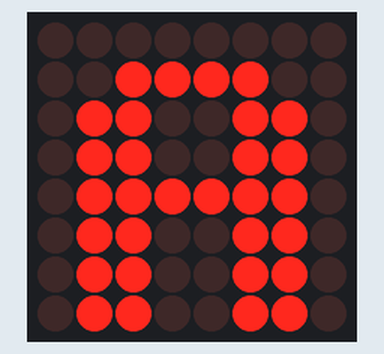
This sketch was run on a simulated Arduino Uno, built with avr-gcc and run on an emulated ATmega328P. Shown: 8×8 LED matrix.

Above: at 0.16 s.
At 1.4 s:
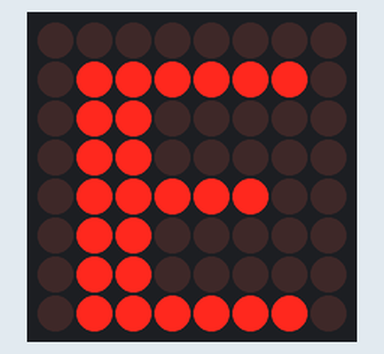
At 2.95 s:
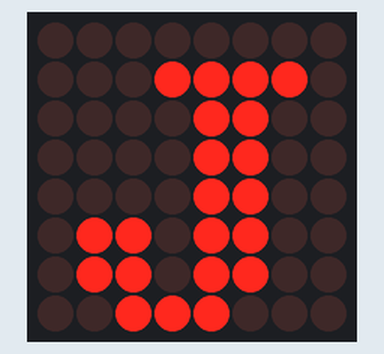
At 6.05 s:
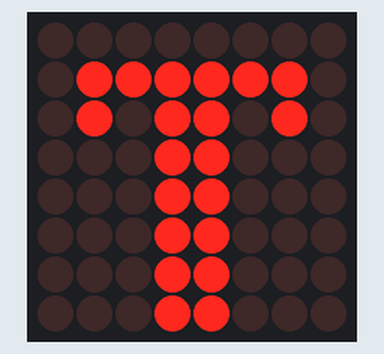
At 8.85 s:
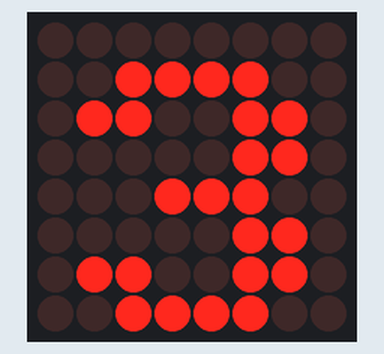
At 11.95 s:
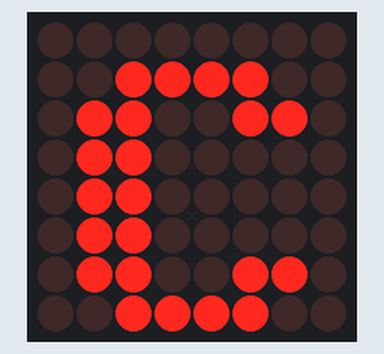

Measured:
- by itself, everything shown: repeats every 11.2 s, in 36 steps

The sketch:

Practica1_G4.ino
```cpp
#include <LedControl.h>
#include "morse.h"

const int DIN_PIN = 7;
const int CS_PIN = 6;
const int CLK_PIN = 5;

LedControl display = LedControl(DIN_PIN, CLK_PIN, CS_PIN);

void setup(){
  display.clearDisplay(0);
  display.shutdown(0, false);
  display.setIntensity(0, 10);
}

void loop(){
  for(int i = 0; i < 26; i++){
    displayImage(MatrixLetters[i]);
    delay(300);
  }
  for(int i = 0; i < 10; i++){
    displayImage(MatrixNumbers[i]);
    delay(300);
  }
}

void displayImage(uint64_t image){
  for(int i = 0; i < 8; i++){
    byte row = (image >> i * 8) & 0xFF;
    for(int j = 0; j < 8; j++){
      display.setLed(0,i,j,bitRead(row,j));
    }
  }
}
```

morse.h
```cpp
char* MorseLetters [] = {
    ".-","-...","-.-.","-..",".","..-.","--.","....","..",".---","-.-",".-..","--","-.","---",".--.","--.-",".-.","...","-","..-","...-",".--","-..-","-.--","--.."
};

char* MorseNumbers [] = {
    ".----","..---","...--","....-",".....","-....","--...","---..","----.","-----"
};

const uint64_t MatrixLetters[] = {
  0x6666667e66663c00,
  0x3e66663e66663e00,
  0x3c66060606663c00,
  0x3e66666666663e00,
  0x7e06063e06067e00,
  0x0606063e06067e00,
  0x3c66760606663c00,
  0x6666667e66666600,
  0x3c18181818183c00,
  0x1c36363030307800,
  0x66361e0e1e366600,
  0x7e06060606060600,
  0xc6c6c6d6feeec600,
  0xc6c6e6f6decec600,
  0x3c66666666663c00,
  0x06063e6666663e00,
  0x603c766666663c00,
  0x66361e3e66663e00,
  0x3c66603c06663c00,
  0x18181818185a7e00,
  0x7c66666666666600,
  0x183c666666666600,
  0xc6eefed6c6c6c600,
  0xc6c66c386cc6c600,
  0x1818183c66666600,
  0x7e060c1830607e00
};

const uint64_t MatrixNumbers[] = {
  0x7e1818181c181800,
  0x7e060c3060663c00,
  0x3c66603860663c00,
  0x30307e3234383000,
  0x3c6660603e067e00,
  0x3c66663e06663c00,
  0x1818183030667e00,
  0x3c66663c66663c00,
  0x3c66607c66663c00,
  0x3c66666e76663c00
};

const uint64_t punto = 0x0000001818000000;
const uint64_t barra = 0x0000001818000000;
```
